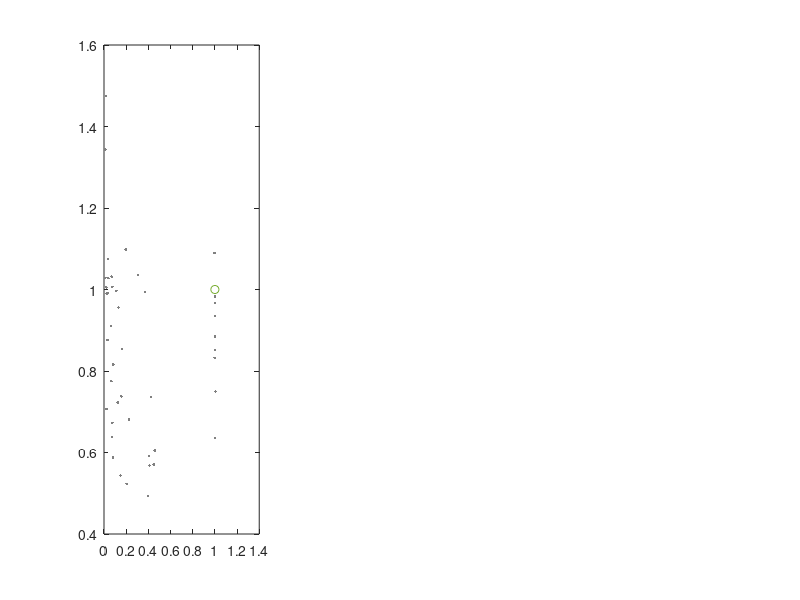

Recreate this plot in MATLAB. (Note: this script raises an error after producing the figure.)
function[] = visualize_data_SRS()
% 
% [username, githubfolder] = get_paths();
% cd([githubfolder, '\biophysical-muscle-model\Data'])
load('SRS_data.mat', 'SRSrel', 'F0s', 'th')

%% summary plot
AMPs = [0 12 38 121 216 288 383 682]/10000;
ISIs = [1 10 100 316 1000 3160 10000]/1000;

iid = [1 3 4 5 7];
aid = [1:4, 7];

subplot(131)
plot(squeeze(F0s(:,7,1,:)), squeeze(SRSrel(:,7,1,:)), '.', 'color', [.5 .5 .5]); hold on

errorbar(mean(F0s(:,7,1,:),4,'omitnan'), mean(SRSrel(:,7,1,:),4,'omitnan'),...
    std(SRSrel(:,7,1,:),1,4,'omitnan'),std(SRSrel(:,7,1,:),1,4,'omitnan'),...
    std(F0s(:,7,1,:),1,4,'omitnan'),std(F0s(:,7,1,:),1,4,'omitnan'),'o', 'color', [.5 .5 .5]); hold on

box off
xlabel('Isometric force (F_0)')
ylabel('Relative stiffness')

xlim([0 1.05])
ylim([0 1.5])

for i = 1:length(th)
    xline(th(i),'k:')
end

subplot(132)
plot(AMPs(aid), squeeze(SRSrel(4,aid,1,:)), '.', 'color', [.5 .5 .5]); hold on
errorbar(AMPs(aid), squeeze(mean(SRSrel(4,aid,1,:), 4, 'omitnan')), squeeze(std(SRSrel(4,aid,1,:), 1, 4, 'omitnan')), 'o', 'color', [.5 .5 .5])
% xlim([1e-4 1e2])
box off

subplot(133)
semilogx(ISIs(iid), squeeze(SRSrel(4,7,iid,:)), '.', 'color', [.5 .5 .5]); hold on
errorbar(ISIs(iid), squeeze(mean(SRSrel(4,7,iid,:), 4, 'omitnan')), squeeze(std(SRSrel(4,7,iid,:), 1, 4, 'omitnan')), 'o', 'color', [.5 .5 .5])
xlim([1e-4 1e2])
box off

for j = 1:3
    subplot(1,3,j)
    ylim([0 1.5])
    yline(1,'k--')
end

% %% 3d plot for all fibers
% if ishandle(3), close(3); end
% figure(3)
% % surf(repmat(AMPs(aid)',1,5), repmat(ISIs(iid), 5, 1), mean(squeeze(SRSrel(2,aid,iid,:)),3,'omitnan')); hold on
% plot3(repmat(AMPs(aid)',1,5), repmat(ISIs(iid), 5, 1), mean(squeeze(SRSrel(2,aid,iid,:)),3,'omitnan'),'o'); hold on
% 
% set(gca,'YScale', 'log')
% 
% 
% %% 3d plot for 3 fibers
% if ishandle(3), close(3); end
% figure(3)
% 
% titles = {'Passive', 'Low', 'Intermediate', 'High', 'Maximal'};
% for i = [1, 2, 3, 5]
%     nexttile
%     surf(repmat(AMPs(:),1,7), repmat(ISIs, 8, 1), mean(squeeze(SRSrel(i,:,:,9:11)),3,'omitnan')); hold on
%     % plot3(repmat(AMPs(aid)',1,5), repmat(ISIs(iid), 5, 1), mean(squeeze(SRSrel(2,aid,iid,:)),3,'omitnan'),'o'); hold on
% 
%     set(gca,'YScale', 'log', 'CLim', [.6 1.2])
%     zlim([.6 1.2])
%     view(45, 45)
%     title(titles{i})
% %     xlabel('Amplitude')
% %     ylabel('Recovery time')
% end

end